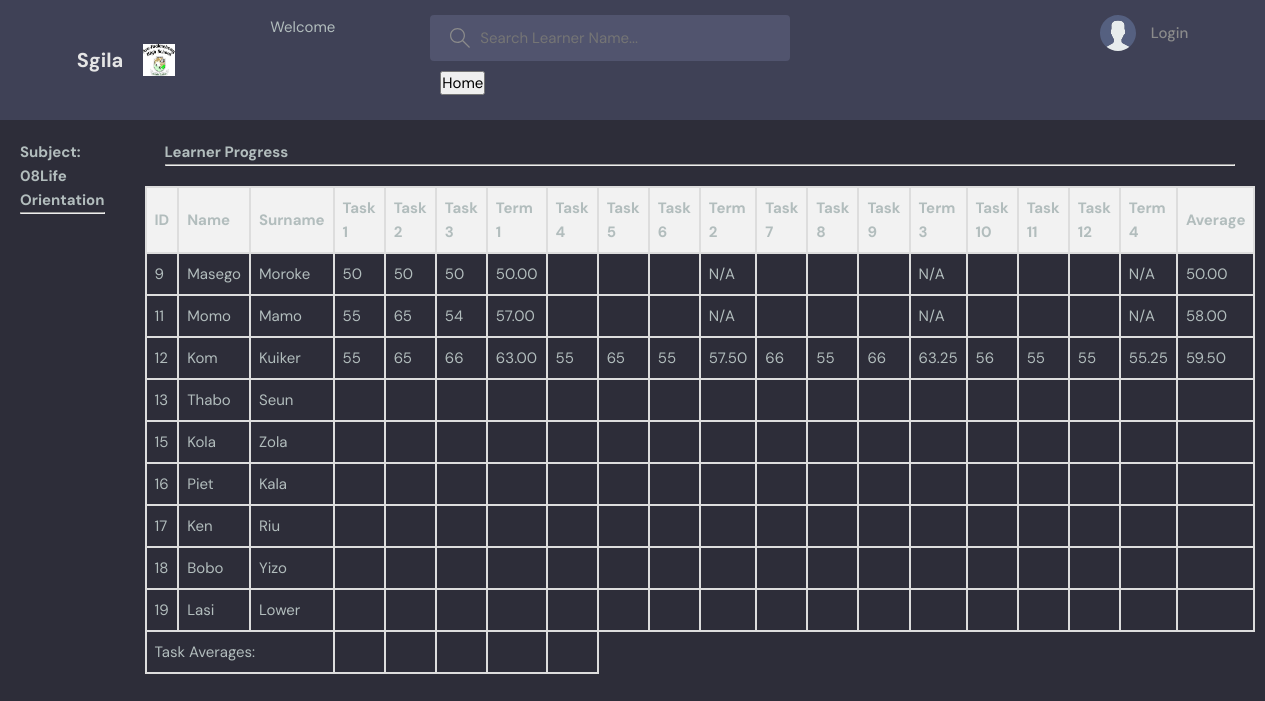
/subject-name/5/, run on the app's committed database.
### base/models.py (models this page shows, shortened)
class Subject(models.Model):
    name = models.CharField(max_length=100)
    gradeName = models.ForeignKey('Grade', on_delete=models.SET_NULL, null=True)
    department = models.ForeignKey('Department', on_delete=models.SET_NULL, null=True)

class Learner(models.Model):
    GENDER_CHOICES = (
        ('M', 'Male'),
        ('F', 'Female'),
    )
    name = models.CharField(max_length=100)
    surname = models.CharField(max_length=100)
    gender = models.CharField(max_length=1, choices=GENDER_CHOICES, null=True)
    gradeName = models.ForeignKey('Grade', on_delete=models.SET_NULL, null=True)
    classroomName = models.ForeignKey('Classroom', on_delete=models.SET_NULL, null=True)
    subjects = models.ManyToManyField('Subject')  # Many-to-many relationship with Subject
    parent = models.ForeignKey(User,on_delete=models.SET_NULL, null=True)

class Marks(models.Model):
    name = models.CharField(max_length=50, default='Unknown')  # Example default value
    task1 = models.CharField(max_length=50, null=True, default='')
    task2 = models.CharField(max_length=50, null=True, default='')
    task3 = models.CharField(max_length=50, null=True, default='')
    term = models.FloatField(null=True, default=None)
    task4 = models.CharField(max_length=50, null=True, default='')
    task5 = models.CharField(max_length=50, null=True, default='')
    task6 = models.CharField(max_length=50, null=True, default='')
    term2 = models.FloatField(null=True, default=None)
    task7 = models.CharField(max_length=50, null=True, default='')
    task8 = models.CharField(max_length=50, null=True, default='')
    task9 = models.CharField(max_length=50, null=True, default='')
    term3 = models.FloatField(null=True, default=None)
    task10 = models.CharField(max_length=50, null=True, default='')
    task11 = models.CharField(max_length=50, null=True, default='')
    task12 = models.CharField(max_length=50, null=True, default='')
    term4 = models.FloatField(null=True, default=None)
    learner = models.ForeignKey(Learner, on_delete=models.CASCADE, related_name='marks', null=True)
    subject = models.ForeignKey(Subject, on_delete=models.SET_NULL, null=True)
    def calculate_average(self):
        tasks = [self.task1, self.task2, self.task3, self.task4, self.task5, self.task6, self.task7, self.task8, self.task9, self.task10, self.task11, self.task12]
        scores = [int(task) for task in tasks if task]
        if scores:
            return sum(scores) / len(scores)
        else:
            return None
    def calculate_term(self):
        task1 = int(self.task1) if self.task1 else 0
        task2 = int(self.task2) if self.task2 else 0
        task3 = int(self.task3) if self.task3 else 0
        task4 = int(self.task4) if self.task4 else 0
        task5 = int(self.task5) if self.task5 else 0
        task6 = int(self.task6) if self.task6 else 0
        task7 = int(self.task7) if self.task7 else 0
        task8 = int(self.task8) if self.task8 else 0
        task9 = int(self.task9) if self.task9 else 0
        task10 = int(self.task10) if self.task10 else 0
        task11 = int(self.task11) if self.task11 else 0
        task12 = int(self.task12) if self.task12 else 0
        task1_percentage = (task1*float(0.25))
        task2_percentage = (task2*float(0.25))
        task3_percentage = (task3*float(0.5))
        task4_percentage = (task4*float(0.25))
        task5_percentage = (task5*float(0.25))
        task6_percentage = (task6*float(0.5))
        task7_percentage = (task7*float(0.25))
        task8_percentage = (task8*float(0.25))
        task9_percentage = (task9*float(0.5))
        task10_percentage = (task10*float(0.25))
        task11_percentage = (task11*float(0.25))
        task12_percentage = (task12*float(0.5))
        term = task1_percentage + task2_percentage + task3_percentage
        term2 = task4_percentage+task5_percentage+task6_percentage
        term3 = task7_percentage+task8_percentage+task9_percentage
        term4 = task10_percentage+task11_percentage+task12_percentage
        return term, term2, term3, term4

### base/views.py (the view)
# urls.py: path('subject-name/<str:pk>/', views.subjectNames, name="subject-name"),
def subjectNames(request, pk):
    subjects = get_object_or_404(Subject, id=pk)
    department = Department.objects.all()
    grades = subjects.gradeName
    learners = Learner.objects.filter(gradeName=grades, subjects=subjects)
    marks = []
    for learner in learners:
        learner_marks = Marks.objects.filter(learner=learner, subject=subjects).first()
        if learner_marks:
            learner_marks.term, learner_marks.term2, learner_marks.term3, learner_marks.term4 = learner_marks.calculate_term()
            learner_marks.average_score = learner_marks.calculate_average()
            marks.append(learner_marks)
    context = {'department': department, 'marks': marks, 'subjects': subjects, 'grades': grades, 'learners': learners}
    return render(request, 'base/subject_detail.html', context)

### base/templates/base/subject_detail.html (shortened to what this page needs)
{% extends 'main.html' %}
{% block content %}
<div class="home-container">
    <div class="grades-column">
        <div style="padding: 20px;">
        <h3>Subject:
            {{ subjects.name }}
        </h3>
         <hr>
        </div>
    </div>
    <div class="other-content-column">
        <div style="padding: 20px">
        <h1>Learner Progress</h1>
        <hr>
        </div>
        <table>
            <thead>
                <tr>
                    <th>ID</th>
                    <th>Name</th>
                    <th>Surname</th>
                    <th>Task 1</th>
                    <th>Task 2</th>
                    <th>Task 3</th>
                    <th>Term 1</th>
                    <th>Task 4</th>
                    <th>Task 5</th>
                    <th>Task 6</th>
                    <th>Term 2</th>
                    <th>Task 7</th>
                    <th>Task 8</th>
                    <th>Task 9</th>
                    <th>Term 3</th>
                    <th>Task 10</th>
                    <th>Task 11</th>
                    <th>Task 12</th>
                    <th>Term 4</th>
                    <th>Average</th>
                </tr>
            </thead>
            <tbody>
                {% for learner in learners %}
                <tr>
                    <td>{{ learner.id }}</td>
                    <td>{{ learner.name }}</td>
                    <td>{{ learner.surname }}</td>
                    <td>
                        {% for mark in marks %}
                            {% if mark.learner == learner %}
                                {{ mark.task1 }}
                            {% endif %}
                        {% endfor %}
                    </td>
                    <td>
                        {% for mark in marks %}
                            {% if mark.learner == learner %}
                                {{ mark.task2 }}
                            {% endif %}
                        {% endfor %}
                    </td>
                    <td>
                        {% for mark in marks %}
                            {% if mark.learner == learner %}
                                {{ mark.task3 }}
                            {% endif %}
                        {% endfor %}
                    </td>
                    <td>
                        {% for mark in marks %}
                            {% if mark.learner == learner %}
                                {% if mark.term %}
                                    {{ mark.term|floatformat:2 }}
                                {% else %}
                                    N/A
                                {% endif %}
                            {% endif %}
                        {% endfor %}
                    </td>
                    <td>
                        {% for mark in marks %}
                            {% if mark.learner == learner %}
                                {{ mark.task4 }}
                            {% endif %}
                        {% endfor %}
                    </td>
                    <td>
                        {% for mark in marks %}
                            {% if mark.learner == learner %}
                                {{ mark.task5 }}
                            {% endif %}
                        {% endfor %}
                    </td>
                    <td>
                        {% for mark in marks %}
                            {% if mark.learner == learner %}
                                {{ mark.task6 }}
                            {% endif %}
                        {% endfor %}
                    </td>
                    <td>
                        {% for mark in marks %}
                            {% if mark.learner == learner %}
                                {% if mark.term2 %}
                                    {{ mark.term2|floatformat:2 }}
                                {% else %}
                                    N/A
                                {% endif %}
                            {% endif %}
                        {% endfor %}
                    </td>
                    <td>
                        {% for mark in marks %}
                            {% if mark.learner == learner %}
                                {{ mark.task7 }}
                            {% endif %}
                        {% endfor %}
                    </td>
                    <td>
                        {% for mark in marks %}
                            {% if mark.learner == learner %}
                                {{ mark.task8 }}
                            {% endif %}
                        {% endfor %}
                    </td>
                    <td>
                        {% for mark in marks %}
                            {% if mark.learner == learner %}
                                {{ mark.task9 }}
                            {% endif %}
                        {% endfor %}
                    </td>
                    <td>
                        {% for mark in marks %}
                            {% if mark.learner == learner %}
                                {% if mark.term3 %}
                                    {{ mark.term3|floatformat:2 }}
                                {% else %}
                                    N/A
                                {% endif %}
                            {% endif %}
                        {% endfor %}
                    </td>
                    <td>
                        {% for mark in marks %}
                            {% if mark.learner == learner %}
                                {{ mark.task10 }}
                            {% endif %}
                        {% endfor %}
                    </td>
                    <td>
                        {% for mark in marks %}
                            {% if mark.learner == learner %}
                                {{ mark.task11 }}
                            {% endif %}
                        {% endfor %}
                    </td>
                    <td>
                        {% for mark in marks %}
                            {% if mark.learner == learner %}
                                {{ mark.task12 }}
                            {% endif %}
                        {% endfor %}
                    </td>
                    <td>
                        {% for mark in marks %}
                            {% if mark.learner == learner %}
                                {% if mark.term4 %}
                                    {{ mark.term4|floatformat:2 }}
                                {% else %}
                                    N/A
                                {% endif %}
                            {% endif %}
                        {% endfor %}
                    </td>
                    <td>
                        {% for mark in marks %}
                            {% if mark.learner == learner %}
                                {% if mark.average_score %}
                                    {{ mark.average_score|floatformat:2 }}
                                {% else %}
                                    N/A
                                {% endif %}
                            {% endif %}
                        {% endfor %}
                    </td>
                </tr>
                {% endfor %}
                <tr>
                    <td colspan="3">Task Averages:</td>
                    <td>{{ task1_average }}</td>
                    <td>{{ task2_average }}</td>
                    <td>{{ task3_average }}</td>
                    <td></td>
                    <td></td>
                </tr>
            </tbody>
        </table>
    </div>
</div>
{% endblock %}

### static/styles/style.css (style rules this page uses)
:root { --color-main: #71c6dd; --color-main-light: #e1f6fb; --color-dark: #3f4156; --color-dark-medium: #51546e; --color-dark-light: #696d97; --color-light: #e5e5e5; --color-gray: #8b8b8b; --color-light-gray: #b2bdbd; --color-bg: #2d2d39; --color-success: #5dd693; --color-error: #fc4b0b; }
* { font-family: "DM Sans", -apple-system, BlinkMacSystemFont, "Segoe UI", Roboto, Oxygen, Ubuntu, Cantarell, "Open Sans", "Helvetica Neue", sans-serif; margin: 0; padding: 0; box-sizing: border-box; text-rendering: optimizeLegibility; font-size: inherit; }
html { font-size: 56.25%; }
@media only screen and (min-width: 1200px) { html { font-size: 62.5%; } }
body { line-height: 1.6; font-weight: 400; font-size: 1.5rem; color: var(--color-light-gray); background-color: var(--color-bg); min-height: 100vh; }

### base/templates/base/subject_detail.html (style rules this page uses)
.home-container { width: 100%; display: grid; grid-template-columns: 1fr 3fr 1fr; grid-column-gap: 20px; }
.grades-column { grid-column: 1; }
.other-content-column { grid-column: 2; }
table { width: 100%; border-collapse: collapse; }
th, td { border: 2px solid #ddd; padding: 8px; text-align: left; }
th { background-color: #f2f2f2; }

### data on the page
Subject: name "08Life Orientation"
Learner: id "9", name "Masego", surname "Moroke"
Marks: task1 "50", task2 "50", task3 "50", term "50.00", shows "N/A", average_score "50.00"
Learner: id "11", name "Momo", surname "Mamo"
Marks: task1 "55", task2 "65", task3 "54", term "57.00", term2 "N/A", term3 "N/A", term4 "N/A", average_score "58.00"
Learner: id "12", name "Kom", surname "Kuiker"
Marks: task1 "55", task2 "65", task3 "66", term "63.00", task4 "55", task5 "65", task6 "55", term2 "57.50", task7 "66", task8 "55", task9 "66", term3 "63.25", task10 "56", task11 "55", task12 "55", term4 "55.25", average_score "59.50"
Learner: id "13", name "Thabo", surname "Seun"
Learner: id "15", name "Kola", surname "Zola"
Learner: id "16", name "Piet", surname "Kala"
Learner: id "17", name "Ken", surname "Riu"
Learner: id "18", name "Bobo", surname "Yizo"
Learner: id "19", name "Lasi", surname "Lower"
